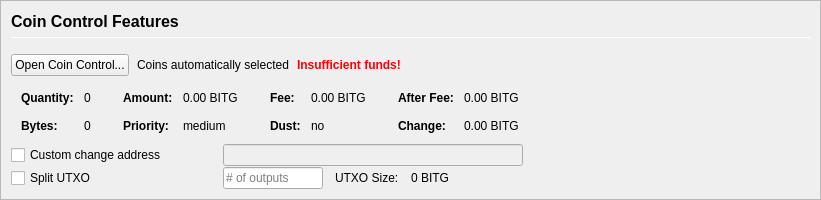
         <widget class="QFrame" name="frameCoinControl">
          <property name="sizePolicy">
           <sizepolicy hsizetype="Expanding" vsizetype="Expanding">
            <horstretch>0</horstretch>
            <verstretch>0</verstretch>
           </sizepolicy>
          </property>
          <property name="maximumSize">
           <size>
            <width>16777215</width>
            <height>16777215</height>
           </size>
          </property>
          <property name="frameShape">
           <enum>QFrame::StyledPanel</enum>
          </property>
          <property name="frameShadow">
           <enum>QFrame::Sunken</enum>
          </property>
          <layout class="QVBoxLayout" name="verticalLayoutCoinControl2">
           <property name="spacing">
            <number>0</number>
           </property>
           <property name="leftMargin">
            <number>0</number>
           </property>
           <property name="topMargin">
            <number>0</number>
           </property>
           <property name="rightMargin">
            <number>0</number>
           </property>
           <property name="bottomMargin">
            <number>0</number>
           </property>
           <item>
            <widget class="QFrame" name="frameCoinControl_BG">
             <layout class="QVBoxLayout" name="verticalLayoutCoinControl" stretch="0,0,0,0,0,0">
              <property name="spacing">
               <number>1</number>
              </property>
              <property name="leftMargin">
               <number>10</number>
              </property>
              <property name="topMargin">
               <number>10</number>
              </property>
              <item>
               <layout class="QHBoxLayout" name="horizontalLayoutCoinControl1">
                <property name="bottomMargin">
                 <number>15</number>
                </property>
                <item>
                 <layout class="QVBoxLayout" name="verticalLayout_3">
                  <property name="spacing">
                   <number>6</number>
                  </property>
                  <item>
                   <widget class="QLabel" name="labelCoinControlFeatures">
                    <property name="sizePolicy">
                     <sizepolicy hsizetype="Preferred" vsizetype="Maximum">
                      <horstretch>0</horstretch>
                      <verstretch>0</verstretch>
                     </sizepolicy>
                    </property>
                    <property name="minimumSize">
                     <size>
                      <width>0</width>
                      <height>20</height>
                     </size>
                    </property>
                    <property name="font">
                     <font>
                      <pointsize>12</pointsize>
                      <weight>75</weight>
                      <bold>true</bold>
                     </font>
                    </property>
                    <property name="styleSheet">
                     <string notr="true">font-weight:bold;</string>
                    </property>
                    <property name="text">
                     <string>Coin Control Features</string>
                    </property>
                   </widget>
                  </item>
                  <item>
                   <widget class="Line" name="line">
                    <property name="minimumSize">
                     <size>
                      <width>0</width>
                      <height>1</height>
                     </size>
                    </property>
                    <property name="maximumSize">
                     <size>
                      <width>16777215</width>
                      <height>1</height>
                     </size>
                    </property>
                    <property name="orientation">
                     <enum>Qt::Horizontal</enum>
                    </property>
                   </widget>
                  </item>
                 </layout>
                </item>
               </layout>
              </item>
              <item>
               <layout class="QHBoxLayout" name="horizontalLayoutCoinControl2" stretch="0,0,0,0">
                <property name="spacing">
                 <number>8</number>
                </property>
                <property name="bottomMargin">
                 <number>10</number>
                </property>
                <item>
                 <widget class="QPushButton" name="pushButtonCoinControl">
                  <property name="styleSheet">
                   <string notr="true"/>
                  </property>
                  <property name="text">
                   <string>Open Coin Control...</string>
                  </property>
                  <property name="autoDefault">
                   <bool>false</bool>
                  </property>
                 </widget>
                </item>
                <item>
                 <widget class="QLabel" name="labelCoinControlAutomaticallySelected">
                  <property name="text">
                   <string>Coins automatically selected</string>
                  </property>
                  <property name="margin">
                   <number>5</number>
                  </property>
                 </widget>
                </item>
                <item>
                 <widget class="QLabel" name="labelCoinControlInsuffFunds">
                  <property name="font">
                   <font>
                    <weight>75</weight>
                    <bold>true</bold>
                   </font>
                  </property>
                  <property name="styleSheet">
                   <string notr="true">color:red;font-weight:bold;</string>
                  </property>
                  <property name="text">
                   <string>Insufficient funds!</string>
                  </property>
                  <property name="margin">
                   <number>5</number>
                  </property>
                 </widget>
                </item>
                <item>
                 <spacer name="horizontalSpacerCoinControl">
                  <property name="orientation">
                   <enum>Qt::Horizontal</enum>
                  </property>
                  <property name="sizeHint" stdset="0">
                   <size>
                    <width>40</width>
                    <height>1</height>
                   </size>
                  </property>
                 </spacer>
                </item>
               </layout>
              </item>
              <item>
               <widget class="QWidget" name="widgetCoinControl" native="true">
                <property name="sizePolicy">
                 <sizepolicy hsizetype="Preferred" vsizetype="Preferred">
                  <horstretch>0</horstretch>
                  <verstretch>0</verstretch>
                 </sizepolicy>
                </property>
                <property name="minimumSize">
                 <size>
                  <width>0</width>
                  <height>0</height>
                 </size>
                </property>
                <property name="styleSheet">
                 <string notr="true"/>
                </property>
                <layout class="QHBoxLayout" name="horizontalLayoutCoinControl5">
                 <property name="leftMargin">
                  <number>0</number>
                 </property>
                 <property name="topMargin">
                  <number>0</number>
                 </property>
                 <property name="rightMargin">
                  <number>0</number>
                 </property>
                 <property name="bottomMargin">
                  <number>0</number>
                 </property>
                 <item>
                  <layout class="QHBoxLayout" name="horizontalLayoutCoinControl3" stretch="0,0,0,1">
                   <property name="spacing">
                    <number>20</number>
                   </property>
                   <property name="topMargin">
                    <number>0</number>
                   </property>
                   <property name="bottomMargin">
                    <number>10</number>
                   </property>
                   <item>
                    <layout class="QFormLayout" name="formLayoutCoinControl1">
                     <property name="horizontalSpacing">
                      <number>10</number>
                     </property>
                     <property name="verticalSpacing">
                      <number>14</number>
                     </property>
                     <property name="leftMargin">
                      <number>10</number>
                     </property>
                     <property name="topMargin">
                      <number>4</number>
                     </property>
                     <property name="rightMargin">
                      <number>6</number>
                     </property>
                     <item row="0" column="0">
                      <widget class="QLabel" name="labelCoinControlQuantityText">
                       <property name="font">
                        <font>
                         <weight>75</weight>
                         <bold>true</bold>
                        </font>
                       </property>
                       <property name="text">
                        <string>Quantity:</string>
                       </property>
                       <property name="margin">
                        <number>0</number>
                       </property>
                      </widget>
                     </item>
                     <item row="0" column="1">
                      <widget class="QLabel" name="labelCoinControlQuantity">
                       <property name="cursor">
                        <cursorShape>IBeamCursor</cursorShape>
                       </property>
                       <property name="contextMenuPolicy">
                        <enum>Qt::ActionsContextMenu</enum>
                       </property>
                       <property name="text">
                        <string notr="true">0</string>
                       </property>
                       <property name="margin">
                        <number>0</number>
                       </property>
                       <property name="textInteractionFlags">
                        <set>Qt::LinksAccessibleByMouse|Qt::TextSelectableByKeyboard|Qt::TextSelectableByMouse</set>
                       </property>
                      </widget>
                     </item>
                     <item row="1" column="0">
                      <widget class="QLabel" name="labelCoinControlBytesText">
                       <property name="font">
                        <font>
                         <weight>75</weight>
                         <bold>true</bold>
                        </font>
                       </property>
                       <property name="text">
                        <string>Bytes:</string>
                       </property>
                      </widget>
                     </item>
                     <item row="1" column="1">
                      <widget class="QLabel" name="labelCoinControlBytes">
                       <property name="cursor">
                        <cursorShape>IBeamCursor</cursorShape>
                       </property>
                       <property name="contextMenuPolicy">
                        <enum>Qt::ActionsContextMenu</enum>
                       </property>
                       <property name="text">
                        <string notr="true">0</string>
                       </property>
                       <property name="textInteractionFlags">
                        <set>Qt::LinksAccessibleByMouse|Qt::TextSelectableByKeyboard|Qt::TextSelectableByMouse</set>
                       </property>
                      </widget>
                     </item>
                    </layout>
                   </item>
                   <item>
                    <layout class="QFormLayout" name="formLayoutCoinControl2">
                     <property name="horizontalSpacing">
                      <number>10</number>
                     </property>
                     <property name="verticalSpacing">
                      <number>14</number>
                     </property>
                     <property name="leftMargin">
                      <number>6</number>
                     </property>
                     <property name="topMargin">
                      <number>4</number>
                     </property>
                     <property name="rightMargin">
                      <number>6</number>
                     </property>
                     <item row="0" column="0">
                      <widget class="QLabel" name="labelCoinControlAmountText">
                       <property name="font">
                        <font>
                         <weight>75</weight>
                         <bold>true</bold>
                        </font>
                       </property>
                       <property name="text">
                        <string>Amount:</string>
                       </property>
                       <property name="margin">
                        <number>0</number>
                       </property>
                      </widget>
                     </item>
                     <item row="0" column="1">
                      <widget class="QLabel" name="labelCoinControlAmount">
                       <property name="cursor">
                        <cursorShape>IBeamCursor</cursorShape>
                       </property>
                       <property name="contextMenuPolicy">
                        <enum>Qt::ActionsContextMenu</enum>
                       </property>
                       <property name="text">
                        <string notr="true">0.00 BITG</string>
                       </property>
                       <property name="textInteractionFlags">
                        <set>Qt::LinksAccessibleByMouse|Qt::TextSelectableByKeyboard|Qt::TextSelectableByMouse</set>
                       </property>
                      </widget>
                     </item>
                     <item row="1" column="0">
                      <widget class="QLabel" name="labelCoinControlPriorityText">
                       <property name="font">
                        <font>
                         <weight>75</weight>
                         <bold>true</bold>
                        </font>
                       </property>
                       <property name="text">
                        <string>Priority:</string>
                       </property>
                      </widget>
                     </item>
                     <item row="1" column="1">
                      <widget class="QLabel" name="labelCoinControlPriority">
                       <property name="cursor">
                        <cursorShape>IBeamCursor</cursorShape>
                       </property>
                       <property name="contextMenuPolicy">
                        <enum>Qt::ActionsContextMenu</enum>
                       </property>
                       <property name="text">
                        <string>medium</string>
                       </property>
                       <property name="textInteractionFlags">
                        <set>Qt::LinksAccessibleByMouse|Qt::TextSelectableByKeyboard|Qt::TextSelectableByMouse</set>
                       </property>
                      </widget>
                     </item>
                    </layout>
                   </item>
                   <item>
                    <layout class="QFormLayout" name="formLayoutCoinControl3">
                     <property name="horizontalSpacing">
                      <number>10</number>
                     </property>
                     <property name="verticalSpacing">
                      <number>14</number>
                     </property>
                     <property name="leftMargin">
                      <number>6</number>
                     </property>
                     <property name="topMargin">
                      <number>4</number>
                     </property>
                     <property name="rightMargin">
                      <number>6</number>
                     </property>
                     <item row="0" column="0">
                      <widget class="QLabel" name="labelCoinControlFeeText">
                       <property name="font">
                        <font>
                         <weight>75</weight>
                         <bold>true</bold>
                        </font>
                       </property>
                       <property name="text">
                        <string>Fee:</string>
                       </property>
                       <property name="margin">
                        <number>0</number>
                       </property>
                      </widget>
                     </item>
                     <item row="0" column="1">
                      <widget class="QLabel" name="labelCoinControlFee">
                       <property name="cursor">
                        <cursorShape>IBeamCursor</cursorShape>
                       </property>
                       <property name="contextMenuPolicy">
                        <enum>Qt::ActionsContextMenu</enum>
                       </property>
                       <property name="text">
                        <string notr="true">0.00 BITG</string>
                       </property>
                       <property name="textInteractionFlags">
                        <set>Qt::LinksAccessibleByMouse|Qt::TextSelectableByKeyboard|Qt::TextSelectableByMouse</set>
                       </property>
                      </widget>
                     </item>
                     <item row="1" column="0">
                      <widget class="QLabel" name="labelCoinControlLowOutputText">
                       <property name="font">
                        <font>
                         <weight>75</weight>
                         <bold>true</bold>
                        </font>
                       </property>
                       <property name="text">
                        <string>Dust:</string>
                       </property>
                      </widget>
                     </item>
                     <item row="1" column="1">
                      <widget class="QLabel" name="labelCoinControlLowOutput">
                       <property name="cursor">
                        <cursorShape>IBeamCursor</cursorShape>
                       </property>
                       <property name="contextMenuPolicy">
                        <enum>Qt::ActionsContextMenu</enum>
                       </property>
                       <property name="text">
                        <string>no</string>
                       </property>
                       <property name="textInteractionFlags">
                        <set>Qt::LinksAccessibleByMouse|Qt::TextSelectableByKeyboard|Qt::TextSelectableByMouse</set>
                       </property>
                      </widget>
                     </item>
                    </layout>
                   </item>
                   <item>
                    <layout class="QFormLayout" name="formLayoutCoinControl4">
                     <property name="horizontalSpacing">
                      <number>10</number>
                     </property>
                     <property name="verticalSpacing">
                      <number>14</number>
                     </property>
                     <property name="leftMargin">
                      <number>6</number>
                     </property>
                     <property name="topMargin">
                      <number>4</number>
                     </property>
                     <property name="rightMargin">
                      <number>6</number>
                     </property>
                     <item row="0" column="0">
                      <widget class="QLabel" name="labelCoinControlAfterFeeText">
                       <property name="font">
                        <font>
                         <weight>75</weight>
                         <bold>true</bold>
                        </font>
                       </property>
                       <property name="text">
                        <string>After Fee:</string>
                       </property>
                       <property name="margin">
                        <number>0</number>
                       </property>
                      </widget>
                     </item>
                     <item row="0" column="1">
                      <widget class="QLabel" name="labelCoinControlAfterFee">
                       <property name="cursor">
                        <cursorShape>IBeamCursor</cursorShape>
                       </property>
                       <property name="contextMenuPolicy">
                        <enum>Qt::ActionsContextMenu</enum>
                       </property>
                       <property name="text">
                        <string notr="true">0.00 BITG</string>
                       </property>
                       <property name="textInteractionFlags">
                        <set>Qt::LinksAccessibleByMouse|Qt::TextSelectableByKeyboard|Qt::TextSelectableByMouse</set>
                       </property>
                      </widget>
                     </item>
                     <item row="1" column="0">
                      <widget class="QLabel" name="labelCoinControlChangeText">
                       <property name="font">
                        <font>
                         <weight>75</weight>
                         <bold>true</bold>
                        </font>
                       </property>
                       <property name="text">
                        <string>Change:</string>
                       </property>
                      </widget>
                     </item>
                     <item row="1" column="1">
                      <widget class="QLabel" name="labelCoinControlChange">
                       <property name="cursor">
                        <cursorShape>IBeamCursor</cursorShape>
                       </property>
                       <property name="contextMenuPolicy">
                        <enum>Qt::ActionsContextMenu</enum>
                       </property>
                       <property name="text">
                        <string notr="true">0.00 BITG</string>
                       </property>
                       <property name="textInteractionFlags">
                        <set>Qt::LinksAccessibleByMouse|Qt::TextSelectableByKeyboard|Qt::TextSelectableByMouse</set>
                       </property>
                      </widget>
                     </item>
                    </layout>
                   </item>
                  </layout>
                 </item>
                </layout>
               </widget>
              </item>
              <item>
               <layout class="QHBoxLayout" name="horizontalLayoutCoinControl4">
                <property name="spacing">
                 <number>12</number>
                </property>
                <property name="sizeConstraint">
                 <enum>QLayout::SetDefaultConstraint</enum>
                </property>
                <property name="topMargin">
                 <number>0</number>
                </property>
                <property name="rightMargin">
                 <number>0</number>
                </property>
                <item>
                 <widget class="QCheckBox" name="checkBoxCoinControlChange">
                  <property name="sizePolicy">
                   <sizepolicy hsizetype="Preferred" vsizetype="Preferred">
                    <horstretch>0</horstretch>
                    <verstretch>0</verstretch>
                   </sizepolicy>
                  </property>
                  <property name="minimumSize">
                   <size>
                    <width>200</width>
                    <height>0</height>
                   </size>
                  </property>
                  <property name="maximumSize">
                   <size>
                    <width>200</width>
                    <height>16777215</height>
                   </size>
                  </property>
                  <property name="toolTip">
                   <string>If this is activated, but the change address is empty or invalid, change will be sent to a newly generated address.</string>
                  </property>
                  <property name="text">
                   <string>Custom change address</string>
                  </property>
                 </widget>
                </item>
                <item>
                 <widget class="QValidatedLineEdit" name="lineEditCoinControlChange">
                  <property name="enabled">
                   <bool>false</bool>
                  </property>
                  <property name="sizePolicy">
                   <sizepolicy hsizetype="Preferred" vsizetype="Preferred">
                    <horstretch>0</horstretch>
                    <verstretch>0</verstretch>
                   </sizepolicy>
                  </property>
                  <property name="minimumSize">
                   <size>
                    <width>300</width>
                    <height>0</height>
                   </size>
                  </property>
                 </widget>
                </item>
                <item>
                 <widget class="QLabel" name="labelCoinControlChangeLabel">
                  <property name="sizePolicy">
                   <sizepolicy hsizetype="Preferred" vsizetype="Preferred">
                    <horstretch>0</horstretch>
                    <verstretch>0</verstretch>
                   </sizepolicy>
                  </property>
                  <property name="minimumSize">
                   <size>
                    <width>100</width>
                    <height>0</height>
                   </size>
                  </property>
                  <property name="text">
                   <string/>
                  </property>
                  <property name="margin">
                   <number>3</number>
                  </property>
                 </widget>
                </item>
               </layout>
              </item>
              <item>
               <layout class="QHBoxLayout" name="horizontalLayoutCoinControl6">
                <property name="spacing">
                 <number>12</number>
                </property>
                <property name="rightMargin">
                 <number>0</number>
                </property>
                <item>
                 <widget class="QCheckBox" name="splitBlockCheckBox">
                  <property name="sizePolicy">
                   <sizepolicy hsizetype="Preferred" vsizetype="Preferred">
                    <horstretch>0</horstretch>
                    <verstretch>0</verstretch>
                   </sizepolicy>
                  </property>
                  <property name="minimumSize">
                   <size>
                    <width>200</width>
                    <height>0</height>
                   </size>
                  </property>
                  <property name="maximumSize">
                   <size>
                    <width>200</width>
                    <height>16777215</height>
                   </size>
                  </property>
                  <property name="text">
                   <string>Split UTXO</string>
                  </property>
                 </widget>
                </item>
                <item>
                 <widget class="QLineEdit" name="splitBlockLineEdit">
                  <property name="sizePolicy">
                   <sizepolicy hsizetype="Preferred" vsizetype="Preferred">
                    <horstretch>50</horstretch>
                    <verstretch>0</verstretch>
                   </sizepolicy>
                  </property>
                  <property name="minimumSize">
                   <size>
                    <width>100</width>
                    <height>0</height>
                   </size>
                  </property>
                  <property name="maximumSize">
                   <size>
                    <width>100</width>
                    <height>16777215</height>
                   </size>
                  </property>
                  <property name="placeholderText">
                   <string># of outputs</string>
                  </property>
                 </widget>
                </item>
                <item>
                 <widget class="QLabel" name="labelBlockSizeText">
                  <property name="text">
                   <string>UTXO Size:</string>
                  </property>
                 </widget>
                </item>
                <item>
                 <widget class="QLabel" name="labelBlockSize">
                  <property name="text">
                   <string>0 BITG</string>
                  </property>
                 </widget>
                </item>
                <item>
                 <spacer name="horizontalSpacer_7">
                  <property name="orientation">
                   <enum>Qt::Horizontal</enum>
                  </property>
                  <property name="sizeHint" stdset="0">
                   <size>
                    <width>40</width>
                    <height>20</height>
                   </size>
                  </property>
                 </spacer>
                </item>
               </layout>
              </item>
              <item>
               <spacer name="verticalSpacerCoinControl">
                <property name="orientation">
                 <enum>Qt::Vertical</enum>
                </property>
                <property name="sizeHint" stdset="0">
                 <size>
                  <width>800</width>
                  <height>1</height>
                 </size>
                </property>
               </spacer>
              </item>
             </layout>
            </widget>
           </item>
          </layout>
         </widget>
